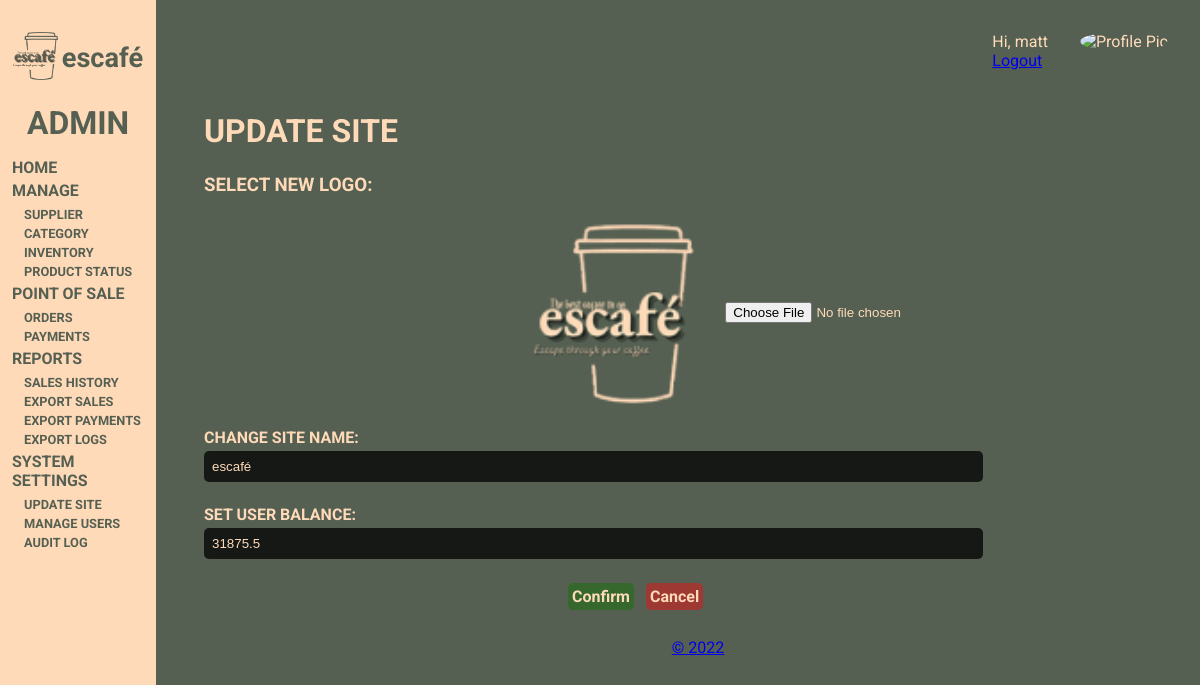
The app's page /pages/admin-dashboard-update-site.php (signed in) with its own data.
### tables this page shows
CREATE TABLE `sitesettings` (
  `siteName` varchar(100) NOT NULL,
  `siteLogo` varchar(255) NOT NULL,
  `balance` double NOT NULL
);

### connect/config.php (called while the page is built)
<?php
     $pdo = new PDO('mysql:host=localhost;port=3306;dbname=escafe','root','');
     $pdo->setAttribute(PDO::ATTR_DEFAULT_FETCH_MODE, PDO::FETCH_ASSOC);
     $pdo -> setAttribute(PDO::ATTR_ERRMODE, PDO::ERRMODE_EXCEPTION);
     $statement = $pdo -> prepare ("SELECT * FROM sitesettings");
     $statement -> execute([]);
     $site = $statement -> fetch(0);
     $siteName = $site['siteName'];
     $siteLogo = $site['siteLogo'];
     $balance = $site['balance'];
?>

### connect/session.php (called while the page is built, shortened)
<?php
    if (isset($_SESSION['profilePic'])){
        $pic = $_SESSION['profilePic'];
    } else {
        $_SESSION['profilePic'] = "\images\blank.png";
    }
?>

### pages/admin-dashboard-update-site.php (the view, shortened to what this page needs)
<?php
    include '../connect/session.php';
    include_once '../connect/config.php';
?>
<!DOCTYPE html>
<html lang="en">
<head>
    <link rel="stylesheet" href="../css/dashboard.css">
</head>
<body>
    <?php include 'admin-header.php'; ?>
    <main>
        <div class="main-wrapper">
            <div class="user">
                <div class="user-text">
                    <p>Hi, <?php echo $_SESSION['username']?></p>
                    <a href="logout.php">Logout</a>
                </div>
                <div class="user-image">
                    <img src='<?php
                                    if($pic != null)
                                        echo '../connect/'.$pic;
                                    else
                                        echo '../img/users/blank.png';
                              ?>' alt="Profile Pic">
                </div>
            </div>
            <div class="dashboard-sub">
                <h1>UPDATE SITE</h1>
                <form action="../connect/updateSite.php" method="POST" enctype="multipart/form-data">
                    <h3>SELECT NEW LOGO: </h3>
                    <div class="inv-pic">
                        <div class="inv-content">
                            <img src='<?php echo $siteLogo?>' alt="user pic">
                            <input type="file" name="siteImage" id="siteImage">
                        </div>
                    </div>
                    <label for="siteName">CHANGE SITE NAME:</label> <br>
                    <input type="text" name="siteName" value="<?php echo $siteName; ?>" id="prodPrice" required><br>
                    <br>
                    <label for="balance">SET USER BALANCE:</label> <br>
                    <input type="number" name="balance" value=<?php echo $balance?> id="prodQuantity" required><br>
                    <div class="action-buttons">
                        <input type="submit" value="Confirm" class="view-btn btn">
                        <a href="./admin-dashboard-inv-manage.php" class="delete-btn btn">Cancel</a>
                    </div>
                </form>
            </div>
        </div>
    </main>
    <?php include './footer.php'; ?>
</body>
</html>

### pages/admin-header.php
<header>
        <div class="logo-name">
            <div class="logo-head"><img src="../img/dashboard/logo-green-trim.png" alt="logo"></div>
            <div class="name-head"><p><?php echo $siteName ?><p><p></div>
        </div>
        <h1>ADMIN</h1>
        <nav>
            <ul>
                <h2><a href="./admin-dashboard.php">HOME</a></h2>
                <li>
                    <h2>MANAGE</h2>
                    <ul>
                        <?php if ($_SESSION['access'] === "admin"): ?>
                            <li><a href="./admin-dashboard-inv-supplier.php">SUPPLIER</a></li>
                            <li><a href="./admin-dashboard-inv-category.php">CATEGORY</a></li>
                        <?php endif; ?>
                        <li><a href="./admin-dashboard-inv-manage.php">INVENTORY</a></li>
                        <li><a href="./admin-dashboard-prod-status.php">PRODUCT STATUS</a></li>
                    </ul>
                </li>
                <li>
                    <h2>POINT OF SALE</h2>
                    <ul>
                        <?php if ($_SESSION['access'] === "admin"): ?>
                            <li> <a href="./admin-dashboard-order-status.php">ORDERS</a></li>
                        <?php endif; ?>
                        <li> <a href="./admin-dashboard-payments.php">PAYMENTS</a></li>
                    </ul>
                </li>
                <?php if ($_SESSION['access'] === "admin"): ?>
                <li>
                    <h2>REPORTS</h2>
                    <ul>
                        <li> <a href="./admin-dashboard-sales-history.php">SALES HISTORY</a></li>
                        <li> <a href="../connect/exportSales.php">EXPORT SALES</a></li>
                        <li> <a href="../connect/exportPayments.php">EXPORT PAYMENTS</a></li>
                        <li> <a href="../connect/exportAuditTrail.php">EXPORT LOGS</a></li>
                    </ul>
                </li>
                <li>
                    <h2>SYSTEM SETTINGS</h2>
                    <ul>
                        <li> <a href="./admin-dashboard-update-site.php">UPDATE SITE</a></li>
                        <li> <a href="./admin-dashboard-user-manage.php">MANAGE USERS</a></li>
                        <li> <a href="./admin-dashboard-audit-log.php">AUDIT LOG</a></li>
                    </ul>
                </li>
                <?php endif; ?>
            </ul>
        </nav>
    </header>

### css/dashboard.css (style rules this page uses)
:root { --main-color: #556052; --text-color: #FFDAB9; --dark-box: rgba(0,0,0,0.25); --link-dark-box: rgba(0,0,0,0.75); }
* { padding: 0; margin: 0; }
body { background-color: var(--main-color); font-family: 'Roboto', sans-serif; }
header { background: rgb(255,218,185); height: 100%; color: var(--main-color); position: fixed; text-decoration: none; display:inline-block; min-width: 13vw; max-width: 13vw; padding-bottom: 20%; }
header .logo-name { display: flex; padding: 2rem .75rem 1.25rem .75rem; justify-content: center; }
header .logo-name .logo-head img { height: 3rem; margin-right: .25rem; }
header .logo-name .name-head { align-self: center; font-size: 1.7rem; font-weight: bold; }
header h1 { text-align: center; margin-bottom: 1rem; }
nav ul { list-style-type: none; }
nav ul li h2, nav ul h2 { margin: .25rem .75rem; font-size: 1rem; }
nav ul li ul { list-style-type: none; }
nav ul li ul li { text-indent: 1rem; margin: 0 .5rem; }
nav ul li ul li a, nav ul h2 a { color:var(--main-color); font-weight: bold; text-decoration: none; font-size: .80rem; }
nav ul h2 a { font-size: 1rem; text-align: center; margin-bottom: 1rem; }
main { color: var(--text-color); display: inline-block; margin-left: 17vw; }
main .main-wrapper { display:block; width: 100%; }
main .main-wrapper .user { position: absolute; top: 2rem; right: 2rem; display: flex; }
main .main-wrapper .user .user-text { align-self: center; }
main .main-wrapper .user .user-image img { height: 50px; width: 50px; border-radius: 50%; margin-left: 2rem; }
main .main-wrapper .dashboard-sub h1 { margin-top: 7rem; }
main .main-wrapper .dashboard-sub h3 { margin-top: 1.5rem; }
main .main-wrapper .dashboard-sub form .inv-pic { margin-left: 25vw; margin-right: 15vw; }
main .main-wrapper .dashboard-sub form .inv-pic .inv-content { display: flex; }
main .main-wrapper .dashboard-sub form .inv-pic .inv-content img { height: 200px; margin: 1rem; border-radius: 25px; }
main .main-wrapper .dashboard-sub form .inv-pic .inv-content input[type=file] { align-self: center; }
main .main-wrapper .dashboard-sub form label { font-family: 'Roboto', sans-serif; font-weight: bold; }
main .main-wrapper .dashboard-sub form input[type=text], main .main-wrapper .dashboard-sub form input[type=number], main .main-wrapper .dashboard-sub form input[type=date], main .main-wrapper .dashboard-sub form input[type=select], main .main-wrapper .dashboard-sub form textarea, main .main-wrapper .dashboard-sub form option { color: var(--text-color); background-color: var(--link-dark-box); border: none; border-radius: 5px; padding: .5rem .5rem; margin: .25rem 0; width: 80%; }
.btn { font-family: 'Roboto', sans-serif; font-size: 1rem; font-weight: bold; text-decoration: none; color:var(--text-color); border-radius: 5px; padding: .25rem .25rem; margin: .25rem .25rem; border: none; }
.delete-btn { background-color: rgba(192, 38, 38, 0.69); }
.view-btn { background-color: rgba(42, 108, 32, 0.7); }
.action-buttons { margin: 1rem 30vw; }

### records on screen
sitesettings: siteName "escafé", siteLogo (picture), balance "31875.5"

### other values on screen
$_SESSION['username'] "matt"
